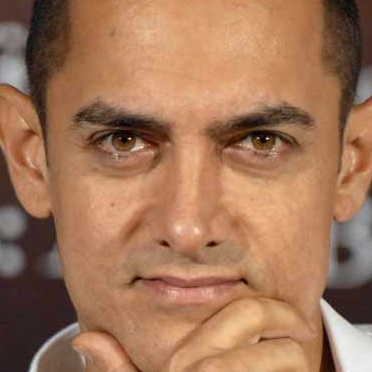
#> input picture Project-FR/dataset/faces/Aamir/face_102.jpg, 372 x 372 px, found by its file name; its folder holds only this picture in this run
$ jupyter execute --allow-errors main.ipynb
#> lines starting #> are read from the running program, lines starting #| are printed output that depends on the picture
[cell 1]
# Import necessary libraries for data processing, model building, and visualization...
import matplotlib.pyplot as plt

from sklearn.model_selection import train_test_split
from sklearn.datasets import fetch_lfw_people
from sklearn.decomposition import PCA
from sklearn.discriminant_analysis import LinearDiscriminantAnalysis as LDA
from sklearn.neural_network import MLPClassifier

import numpy as np
import os, cv2

[cell 2]
# Function to plot images in a gallery format...
def plot_gallery(images, titles, h, w, n_row=3, n_col=4):
  fig = plt.figure(figsize=(1.8 * n_col, 2.4 * n_row))
  plt.subplots_adjust(bottom=0, left=.01, right=.99, top=.90, hspace=.35)
  for i in range(n_row * n_col):
    fig.add_subplot(n_row, n_col, i+1)
    plt.imshow(images[i].reshape((h, w)), cmap=plt.cm.gray)
    plt.title(titles[i], size=12)
    plt.xticks(())
    plt.yticks(())
  plt.show()

[cell 3]
# Define the directory containing face images...
dir_name = r"C:\Users\omi84\OneDrive\Desktop\Manthan\Project-FR\dataset\faces"

y = []
x = []
target_names = []
person_id = 0
h = w = 300
n_samples=0
class_names = []

# Loop through each person's directory and process their images...
for person_name in os.listdir(dir_name):
  dir_path = dir_name + "/" + person_name + "/"
  class_names.append(person_name)

  for img_name in os.listdir(dir_path):
    image_path = dir_path + img_name
    img = cv2.imread(image_path)
#> img is the input picture: shape (372, 372, 3); mean B, G, R 89.2, 118.2, 162.5
    gray = cv2.cvtColor(img, cv2.COLOR_BGR2GRAY)
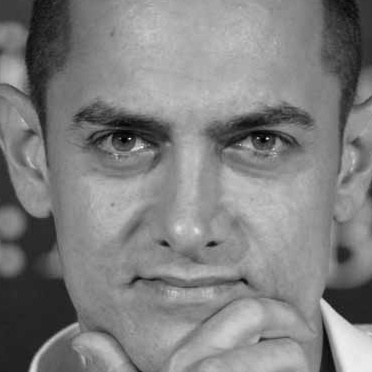
#> gray: shape (372, 372); min 0, max 247, mean 128.2
    resize_img = cv2.resize(gray, (h, w))
    v = resize_img.flatten()
    x.append(v)
    n_samples = n_samples+1
    y.append(person_id)
    target_names.append(person_name)
  person_id = person_id+1
#> pass 2 of the loop `for person_name in os.listdir(dir_name):`:
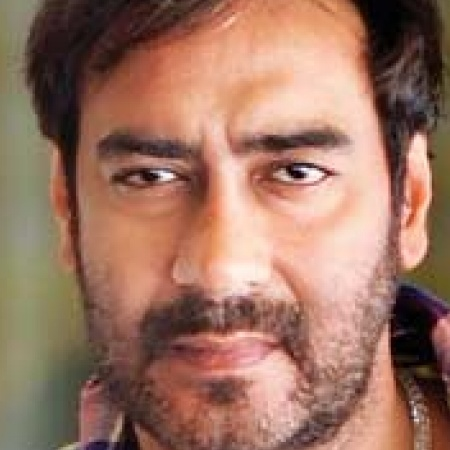
#> input picture Project-FR/dataset/faces/Ajay/face_1.jpg, 450 x 450 px, found by its file name
#> img is the input picture: shape (450, 450, 3); mean B, G, R 98, 115.6, 156.4
#> `gray = cv2.cvtColor(img, cv2.COLOR_BGR2GRAY)`:
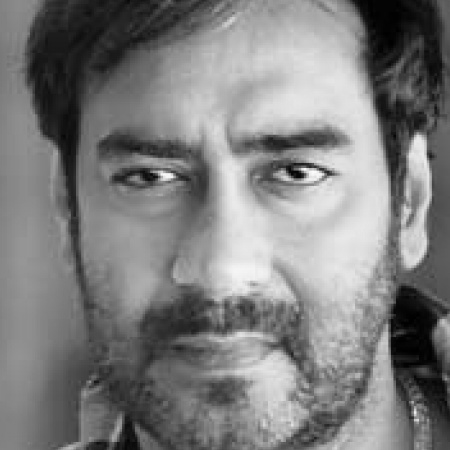
#> gray: shape (450, 450); min 0, max 253, mean 125.8

[cell 4]
# Convert data to numpy arrays for processing...
y = np.array(y)
x = np.array(x)
target_names = np.array(target_names)
n_features = x.shape[1]
#> n_features = 90000
print(y.shape,x.shape,target_names.shape)
#| (2,) (2, 90000) (2,)
print("Number of samples: ",n_samples)
